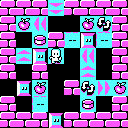

This game map was drawn from its Tiled (.tmx) file and the tilesets committed beside it. A one-line description and the full map source follow:
An orthogonal 8x8 tile map with 16x16 px tiles, 1 tile layer (base).

<map version="1.5" tiledversion="1.5.0" orientation="orthogonal" renderorder="right-down" width="8" height="8" tilewidth="16" tileheight="16" infinite="0" nextlayerid="2" nextobjectid="1">
 <tileset firstgid="1" source="../editor_tiles.tsx" />
 <layer id="1" name="base" width="8" height="8">
  <data encoding="csv">
1,1,1,9,1,1,1,1,
1,3,11,0,0,3,7,1,
1,0,6,1,4,5,4,1,
1,8,5,2,0,11,0,1,
1,0,1,0,0,8,0,1,
0,5,3,0,1,7,10,3,
1,0,4,0,0,6,0,1,
1,1,1,5,1,1,1,1
</data>
 </layer>
</map>
